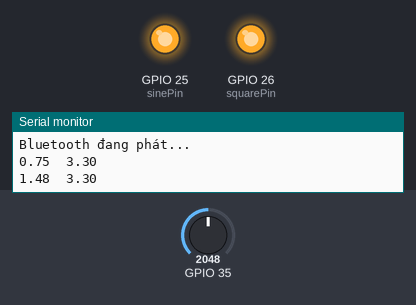
The sketch below on a simulated ESP32. On the bench: output pins drawn as LEDs (lit = HIGH), the last lines printed to the serial monitor. The inputs (shaded band) are chosen by the test bench; at power-on: GPIO 35 = 2048. Nothing arrives over Bluetooth unless stated; a phone connects over Bluetooth LE 3 s after start.

Above: at 0.4 s.
At 1.59 s:
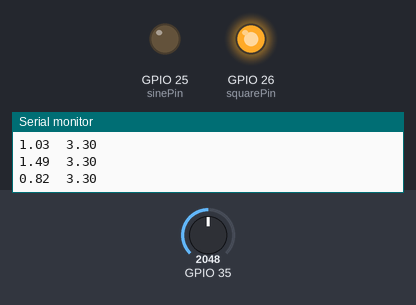
At 5.8 s:
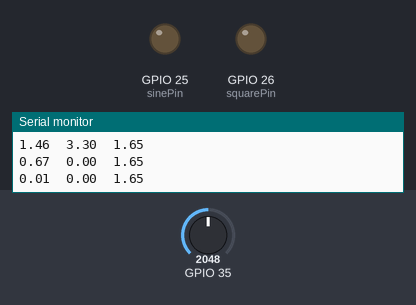
Timing chart, 0 to 7.7 s (numbered marks = the images above):
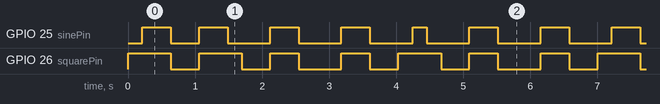

Measured:
- by itself, GPIO 25 (sinePin), GPIO 26 (squarePin): moves between LOW and HIGH, repeating every 5.9 s

The sketch:

ESP32_BLE.ino
```cpp
#include <BLEDevice.h>
#include <BLEUtils.h>
#include <BLEServer.h>
#include <esp_adc_cal.h>
#include <driver/adc.h>

// Địa chỉ UUID dịch vụ
#define SERVICE_UUID "000000ff-0000-1000-8000-00805f9b34fb"
// Địa chỉ UUID đặc trưng
#define CHARACTERISTIC_UUID "beb5483e-36e1-4688-b7f5-ea07361b26a8"

// Thông số sóng sine
float amplitude = 0.75;  // Amplitude (độ lớn) của sóng sine (đưa về nửa giá trị ADC)
float frequency = 1.0;   // Tần số của sóng sine (Hz)

// Thông số xung vuông
float squareAmplitude = 1.65;  // Amplitude (độ lớn) của xung vuông (đưa về nửa giá trị ADC)
float squareFrequency = 1.0;   // Tần số của xung vuông (Hz)

// Chân kết nối
int sinePin = 25;
int squarePin = 26;

double voltage = 0;

BLEServer* pServer;
BLEService* pService;
BLECharacteristic* pCharacteristic;

bool deviceConnected = false; // Biến để theo dõi thiết bị có kết nối hay không
const int sensorPin = 33;

class MyServerCallbacks: public BLEServerCallbacks {
    void onConnect(BLEServer* pServer) {
      deviceConnected = true;
      Serial.println("Thiết bị đã kết nối");
    };

    void onDisconnect(BLEServer* pServer) {
      deviceConnected = false;
      Serial.println("Thiết bị đã ngắt kết nối");
      delay(1000);
    }
};

void setup() {
  Serial.begin(115200);

  adc1_config_width(ADC_WIDTH_BIT_12);
  adc1_config_channel_atten(ADC1_CHANNEL_7,ADC_ATTEN_DB_0);

  pinMode(sinePin, OUTPUT);
  pinMode(squarePin, OUTPUT);
  pinMode(sensorPin, INPUT);

  Serial.println("BLE preparing ...");
  BLEDevice::init("ESP32"); // Khởi tạo Bluetooth với tên thiết bị là "ESP32"
  BLEServer *pServer = BLEDevice::createServer();
  pServer->setCallbacks(new MyServerCallbacks());

  pService = pServer->createService(SERVICE_UUID);
  pCharacteristic = pService->createCharacteristic(
    CHARACTERISTIC_UUID,
    BLECharacteristic::PROPERTY_READ |
    BLECharacteristic::PROPERTY_WRITE
  );

  // Thiết lập giá trị mặc định cho Characteristic
  pCharacteristic->setValue("Hello, this is ESP32!");

  pService->start();
  // Bắt đầu dịch vụ của Bluetooth
  BLEAdvertising* pAdvertising = pServer->getAdvertising();
  pAdvertising->addServiceUUID(SERVICE_UUID);
  pAdvertising->setScanResponse(true);
  pAdvertising->start();
  Serial.println("Bluetooth đang phát...");
}

void loop() {
  unsigned long currentTime = millis();

  // Giá trị sóng sine
  float sineValue = amplitude * sin(2 * PI * frequency * currentTime / 1000.0) + amplitude;

  // Giá trị xung vuông
  float squareValue = squareWave(currentTime, squareFrequency) + squareAmplitude;

  // Gửi giá trị đến chân 25 và 26
  analogWrite(sinePin, map(sineValue, 0, 2 * amplitude, 0, 255));
  analogWrite(squarePin, map(squareValue, 0, 2 * squareAmplitude, 0, 255));

  // In giá trị của sóng sine và xung vuông
  Serial.print(sineValue);  // In giá trị sóng sine
  Serial.print('\t');  // Tab để phân tách giữa sóng sine và xung vuông
  Serial.print(squareValue);  // In giá trị xung vuông

  //double sensorValue = analogReadAdjusted(sensorPin);

  for (int i=0;i<1000;i++)
    voltage += (adc1_get_raw(ADC1_CHANNEL_7)*3.3)/4096.0;
  voltage /= 1000;
  double sensorValue = voltage;

  if (deviceConnected) {
    // Gửi dữ liệu khi có kết nối Bluetooth
    uint8_t byteArray[sizeof(double)];
    memcpy(byteArray, &sensorValue, sizeof(double));
    //sensorValue = (sensorValue / 4096) * 3.3;
    pCharacteristic->setValue((uint8_t*)&sensorValue, sizeof(sensorValue));
    Serial.print('\t');
    Serial.println(sensorValue);
    pCharacteristic->notify(); // Gửi thông báo cho thiết bị đã kết nối
  }
  Serial.println();  // Xuống dòng để tạo dòng mới cho Plotter
  delay(100);
}

float squareWave(unsigned long t, float frequency) {
  float period = 1000.0 / frequency;  // Chu kỳ của xung vuông (ms)
  return (t % (unsigned long)period < period / 2) ? squareAmplitude : -squareAmplitude;
}

double analogReadAdjusted(byte pinNumber){

  // Specify the adjustment factors.
  const double f1 = 1.7111361460487501e+001;
  const double f2 = 4.2319467860421662e+000;
  const double f3 = -1.9077375643188468e-002;
  const double f4 = 5.4338055402459246e-005;
  const double f5 = -8.7712931081088873e-008;
  const double f6 = 8.7526709101221588e-011;
  const double f7 = -5.6536248553232152e-014;
  const double f8 = 2.4073049082147032e-017;
  const double f9 = -6.7106284580950781e-021;
  const double f10 = 1.1781963823253708e-024;
  const double f11 = -1.1818752813719799e-028;
  const double f12 = 5.1642864552256602e-033;

  // Specify the number of loops for one measurement.
  const int loops = 40;

  // Specify the delay between the loops.
  const int loopDelay = 1;

  // Initialize the used variables.
  int counter = 1;
  int inputValue = 0;
  double totalInputValue = 0;
  double averageInputValue = 0;

  // Loop to get the average of different analog values.
  for (counter = 1; counter <= loops; counter++) {

    // Read the analog value.
    inputValue = analogRead(pinNumber);

    // Add the analog value to the total.
    totalInputValue += inputValue;

    // Wait some time after each loop.
    delay(loopDelay);
  }

  // Calculate the average input value.
  averageInputValue = totalInputValue / loops;

  // Calculate and return the adjusted input value.
  return f1 + f2 * pow(averageInputValue, 1) + f3 * pow(averageInputValue, 2) + f4 * pow(averageInputValue, 3) + f5 * pow(averageInputValue, 4) + f6 * pow(averageInputValue, 5) + f7 * pow(averageInputValue, 6) + f8 * pow(averageInputValue, 7) + f9 * pow(averageInputValue, 8) + f10 * pow(averageInputValue, 9) + f11 * pow(averageInputValue, 10) + f12 * pow(averageInputValue, 11);
}
```
